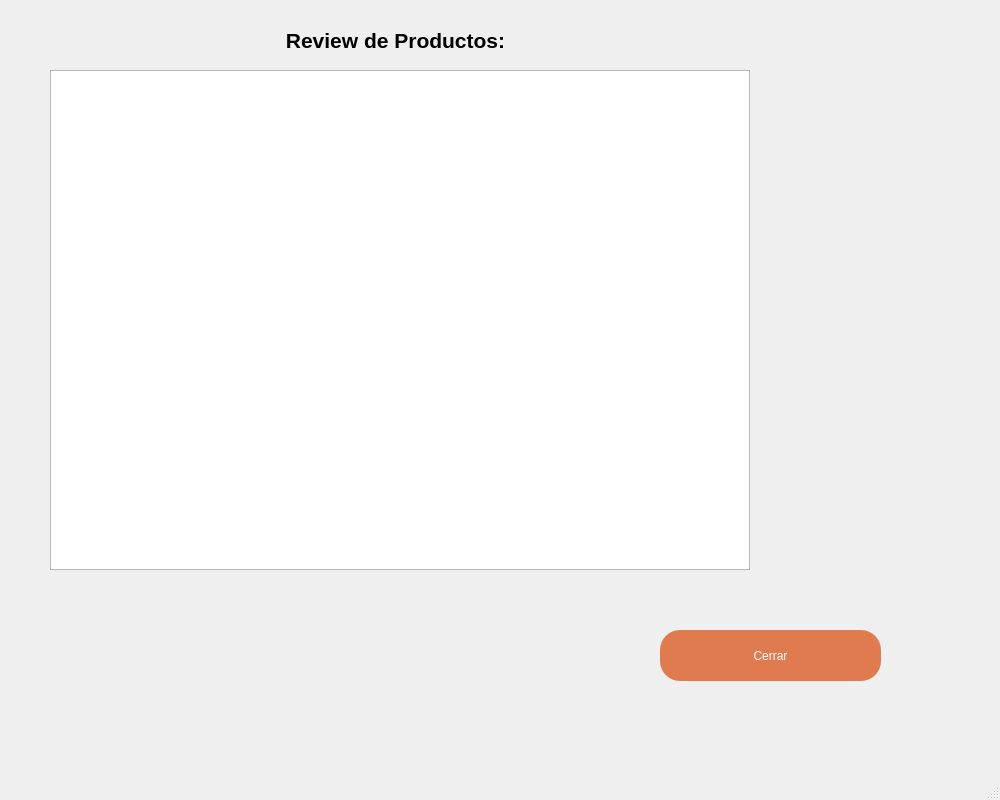
<?xml version="1.0" encoding="UTF-8"?>
<ui version="4.0">
 <class>MainWindow</class>
 <widget class="QMainWindow" name="MainWindow">
  <property name="geometry">
   <rect>
    <x>0</x>
    <y>0</y>
    <width>1000</width>
    <height>800</height>
   </rect>
  </property>
  <property name="windowTitle">
   <string>MainWindow</string>
  </property>
  <property name="styleSheet">
   <string notr="true"/>
  </property>
  <widget class="QWidget" name="centralwidget">
   <widget class="QLabel" name="titleLabel">
    <property name="geometry">
     <rect>
      <x>270</x>
      <y>20</y>
      <width>251</width>
      <height>41</height>
     </rect>
    </property>
    <property name="font">
     <font>
      <pointsize>16</pointsize>
      <bold>true</bold>
     </font>
    </property>
    <property name="text">
     <string>Review de Productos:</string>
    </property>
    <property name="alignment">
     <set>Qt::AlignCenter</set>
    </property>
    <property name="margin">
     <number>10</number>
    </property>
   </widget>
   <widget class="QListWidget" name="listWidget">
    <property name="geometry">
     <rect>
      <x>50</x>
      <y>70</y>
      <width>700</width>
      <height>500</height>
     </rect>
    </property>
   </widget>
   <widget class="QPushButton" name="pushButton">
    <property name="geometry">
     <rect>
      <x>660</x>
      <y>630</y>
      <width>221</width>
      <height>51</height>
     </rect>
    </property>
    <property name="styleSheet">
     <string notr="true">font: 16pt &quot;MS Shell Dlg 2&quot;;
background-color: rgb(224, 123, 79);
border-radius:20px;
color: white;</string>
    </property>
    <property name="text">
     <string>Cerrar</string>
    </property>
   </widget>
  </widget>
  <widget class="QMenuBar" name="menubar">
   <property name="geometry">
    <rect>
     <x>0</x>
     <y>0</y>
     <width>1000</width>
     <height>22</height>
    </rect>
   </property>
  </widget>
  <widget class="QStatusBar" name="statusbar"/>
 </widget>
 <resources/>
 <connections/>
</ui>
